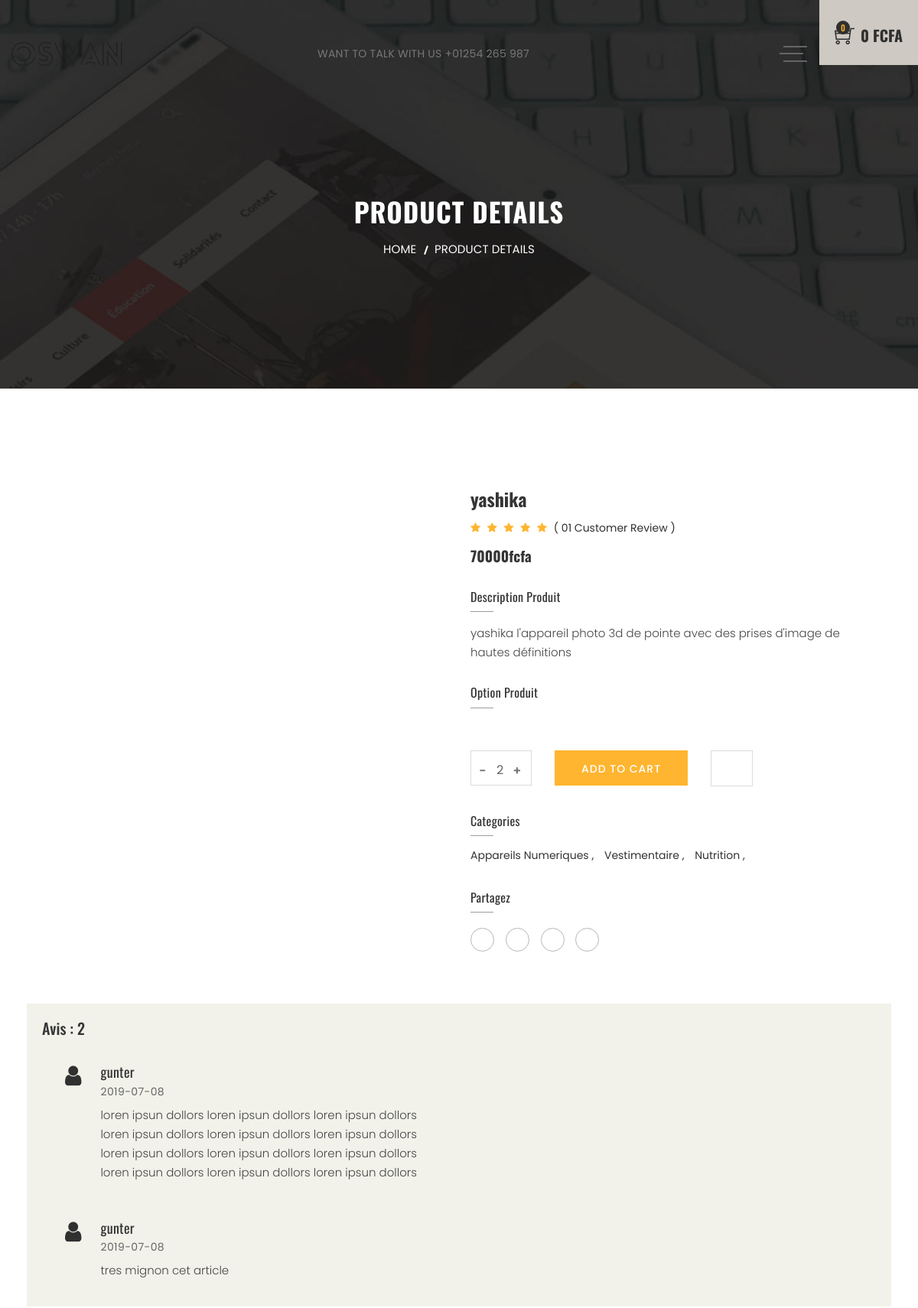
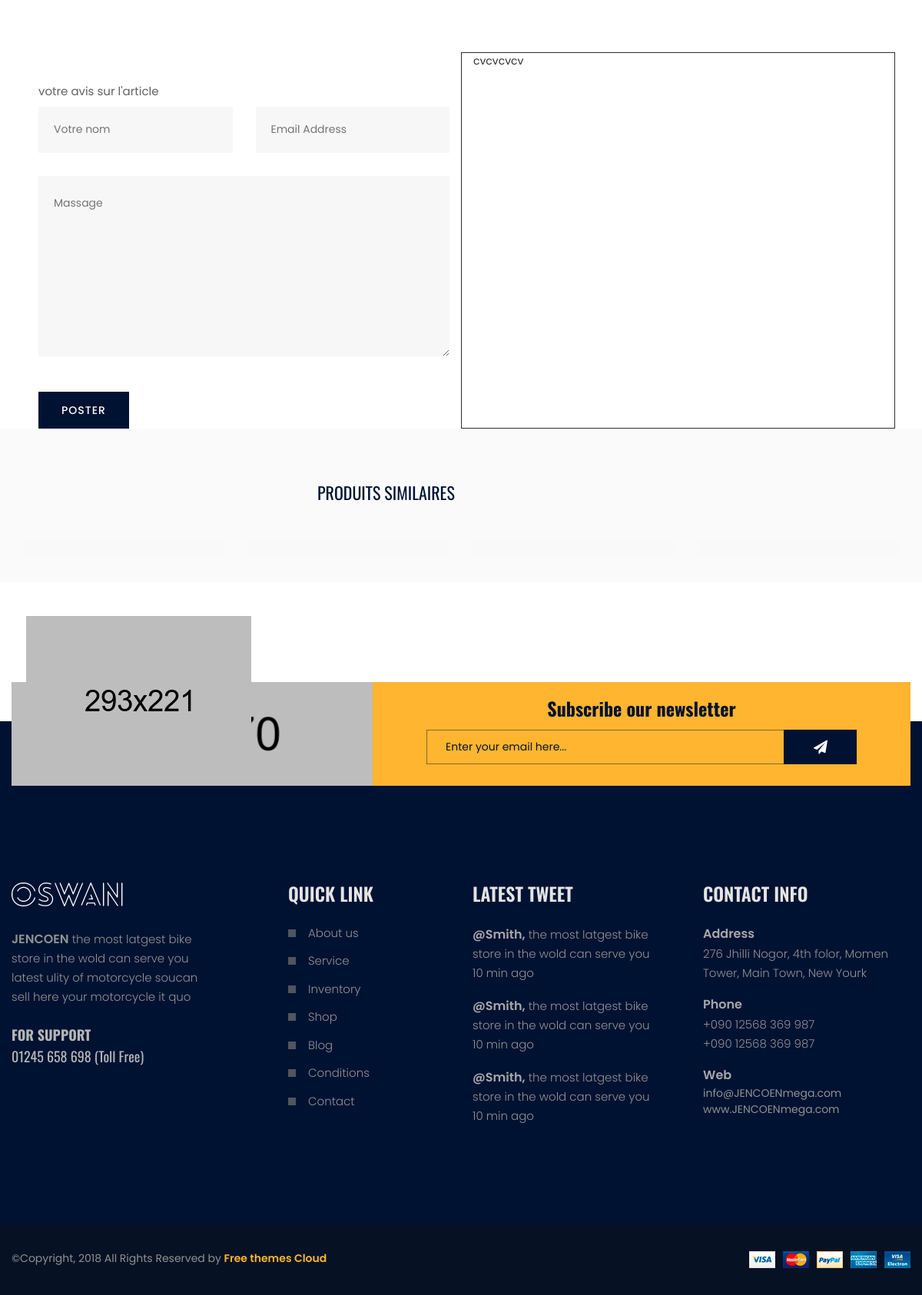
Page /product-details?id=12 on the committed database (2 pictures, top to bottom).
### tables this page shows
CREATE TABLE `produit` (
  `id_prod` int(10) UNSIGNED NOT NULL,
  `id_cath` int(10) UNSIGNED NOT NULL,
  `nom_prod` varchar(255) NOT NULL,
  `prix_HT` double NOT NULL,
  `qte` int(11) NOT NULL,
  `fichier_media` varchar(255) NOT NULL,
  `descriptions` text NOT NULL,
  `im1` varchar(255) NOT NULL,
  `im2` varchar(255) NOT NULL,
  `im3` varchar(255) NOT NULL
);

CREATE TABLE `cathegorie` (
  `id_cath` int(10) NOT NULL,
  `nom_cath` varchar(255) NOT NULL,
  `description` text NOT NULL
);

CREATE TABLE `review` (
  `id_prod` int(11) NOT NULL,
  `nom` varchar(255) NOT NULL,
  `email` varchar(255) NOT NULL,
  `avis` text NOT NULL,
  `date_avis` date NOT NULL
);

### detail_product/show_detail.php (the view, shortened to what this page needs)
<?php
     function connect(){
        $dsn="mysql:host=".HOST.";dbname=electronic";
        $user = USER;
        $pass = PASS;
        try{
            $connection = new PDO($dsn,$user,$pass);
            return $connection;
            }
            catch(Exception $e)
            {
            die('Erreur : '.$e->getMessage());
            }
     }
     function ProductDetail($id){
        $connection = connect();
        $id = (integer)$id ;
        $reponse=$connection->query("SELECT * FROM produit WHERE id_prod=$id") ;
        $categorie=$connection->query("SELECT * FROM cathegorie");
        if($tab=$reponse->fetch(PDO::FETCH_NUM)){
            $sameCategorie = $connection->query("SELECT id_prod,fichier_media,nom_prod,prix_HT,descriptions FROM produit WHERE id_cath=$tab[1] AND id_prod !=$id") ;
            $avis = $connection->query("SELECT  COUNT(*) AS nb_avis FROM review WHERE id_prod=$id");
            $reviews = $connection->query("SELECT  nom,avis,date_avis FROM review WHERE id_prod=$id");
?>
        <div class="product-details-area fluid-padding-3 ptb-130">
                <div class="container-fluid">
                    <div class="row">
                        <div class="col-lg-6">
                            <div class="product-details-img-content">
                                <div class="product-details-tab mr-40">
                                    <div class="product-details-large tab-content">
                                        <?php for($i=0 ; $i<4 ; $i++){
                                            if($i  == 0){
                                        ?>
                                                <div class="tab-pane active" id="pro-details<?php echo $i ?>">
                                                </div>
                                        <?php
                                            }
                                        }
                                        ?>
                                    </div>
                                    <div class="product-details-small nav mt-12 product-dec-slider owl-carousel">
                                    </div>
                                </div>
                            </div>
                        </div>
                        <div class="col-lg-6">
                            <div class="product-details-content">
                                <h2 id="nameArticle"><?php echo $tab[2]?></h2>
                                <div class="quick-view-rating">
                                    <i class="fa fa-star reting-color"></i>
                                    <i class="fa fa-star reting-color"></i>
                                    <i class="fa fa-star reting-color"></i>
                                    <i class="fa fa-star reting-color"></i>
                                    <i class="fa fa-star reting-color"></i>
                                    <span> ( 01 Customer Review )</span>
                                </div>
                                <div class="product-price">
                                    <span><?php echo $tab[3]?>fcfa</span>
                                </div>
                                <div class="product-overview">
                                    <h5 class="pd-sub-title">Description Produit</h5>
                                    <p><?php echo $tab[6] ?></p>
                                </div>
                                <div class="product-color">
                                    <h5 class="pd-sub-title">Option Produit</h5>
                                </div>
                                <div class="quickview-plus-minus">
                                    <div class="cart-plus-minus">
                                        <input type="text" value="2" name="qtybutton" class="cart-plus-minus-box" id="qteArticle">
                                    </div>
                                    <div class="quickview-btn-cart">
                                        <a class="btn-style cr-btn" href="#!" name="<?php echo $tab[0] ?>" id="addToCart" onclick="addTocartWithQte($(this))"><span>add to cart</span></a>
                                    </div>
                                    <div class="quickview-btn-wishlist">
                                        <a class="btn-hover cr-btn" href="#!" name="<?php echo $tab[0] ?>" id="addToWishlist" onclick="addToWishlist($(this))"><span><i class="icofont icofont-heart-alt"></i></span></a>
                                    </div>
                                </div>
                                <div class="product-categories">
                                    <h5 class="pd-sub-title">Categories</h5>
                                    <ul>
                                       <?php
                                            while($cat = $categorie->fetch()){
                                       ?>
                                        <li>
                                            <a href="shop.php?id=<?php echo $cat[0]  ?>"><?php echo $cat[1] ?> ,</a>
                                        </li>
                                        <?php
                                            }
                                        ?>
                                    </ul>
                                </div>
                                <div class="product-share">
                                    <h5 class="pd-sub-title">Partagez</h5>
                                    <ul>
                                        <li>
                                            <a href="#"><i class="icofont icofont-social-facebook"></i></a>
                                        </li>
                                        <li>
                                            <a href="#"><i class="icofont icofont-social-twitter"></i></a>
                                        </li>
                                        <li>
                                            <a href="#"><i class="icofont icofont-social-pinterest"></i></a>
                                        </li>
                                        <li>
                                            <a href="#"> <i class="icofont icofont-social-instagram"></i></a>
                                        </li>
                                    </ul>
                                </div>
                            </div>
                        </div>
                        </div>
                        <br>
                        <br>
                        <div class="blog-comment-wrapper" >
                        <?php $review = $avis->fetch()
                        ?>
                        <div class="row" style="background:#f2f2ea;margin-top:2em;padding:2em 2em 2em 2em;font-size:10px">
                        <h4 class="blog-dec-title" style="width:100%">avis : <?php echo $review['nb_avis']?></h4>
                        <div class="col-md-6">
                        <?php
                               while($comment = $reviews->fetch()){
                        ?>
                                    <div class="single-comment-wrapper mt-35 col-md-12 col-lg-12 col-xs-12 col-sm-12">
                                        <div class="blog-comment-img">
                                            <i class="fa fa-user fa-3x"></i>
                                        </div>
                                        <div class="blog-comment-content">
                                            <h4><?php echo $comment[0]?></h4>
                                            <span><?php echo $comment[2]?> </span>
                                            <p><?php echo $comment[1]?></p>
                                        </div>
                                    </div><br>
                        <?php
                               }
                        ?>
                        </div>
                        </div>
                        </div>
                        <div class="blog-reply-wrapper mt-70 row">
                            <form action="#!" id="form-avis" name="<?php echo $id ?>" class="col-md-6" >
                                <label class="control-label">votre avis sur l'article</label>
                                <div class="row">
                                    <div class="col-md-6">
                                        <div class="leave-form">
                                            <input type="text" placeholder="Votre nom" name="nom" id="nameComment">
                                        </div>
                                    </div>
                                    <div class="col-md-6">
                                        <div class="leave-form">
                                            <input type="email" placeholder="Email Address" name="email">
                                        </div>
                                    </div>
                                    <div class="col-md-12">
                                        <div class="text-leave">
                                            <textarea placeholder="Massage" name="comment" id="textareaComment" height="2em"></textarea>
                                            <input type="submit" value="POSTER">
                                        </div>
                                    </div>
                                </div>
                            </form>
                            <div class="col-md-6" style="border:1px solid">cvcvcvcv</div>
                        </div>
                    </div>
            <div class="row col-md-12" style="padding-top:5em;margin-left: 0px;background:rgb(250,250,250)"">
            <div class="col-md-10"><h4 class="text-uppercase pb-40 text-center">produits similaires</h4></div> <br><br>
            <?php
                            $j=0;
                            while($productOfSameCategorie = $sameCategorie->fetch(PDO::FETCH_NUM) AND $j<=3){
                          ?>
                            <div class="product-width col-md-3 col-xs-4 col-lg-3" style="box-shadow:0px 0px 0px 0px">
                                <div class="product-wrapper mb-35" style="box-shadow:0px 0px 0px 0px">
                                    <div class="product-img">
                                        <div class="product-content-wrapper" style="background:rgba(249, 249, 249, 0.66)">
                                        </div>
                                    </div>
                                </div>
                            </div>
                          <?php
                                $j++;
                             }
                          ?>
                           </div>
                           </div>
                </div>
    <?php
    }
  }
?>

### rows in the picture
produit: nom_prod "yashika", prix_HT "70000", descriptions "yashika l'appareil photo 3d de pointe avec des prises d'image de hautes définitions"
cathegorie: nom_cath "Appareils Numeriques"
cathegorie: nom_cath "Vestimentaire"
cathegorie: nom_cath "Nutrition"
review: nom "gunter", date_avis "2019-07-08", avis "loren ipsun dollors loren ipsun dollors loren ipsun dollors loren ipsun dollors loren ipsun dollors loren ipsun dollors loren ipsun dollors loren ipsun dollors loren ipsun dollors loren ipsun dollors loren ipsun dollors loren ipsun dollors"
review: nom "gunter", date_avis "2019-07-08", avis "tres mignon cet article"

### other values in the picture
$nbArticle "0"
$total "0"
$review['nb_avis'] "2"
